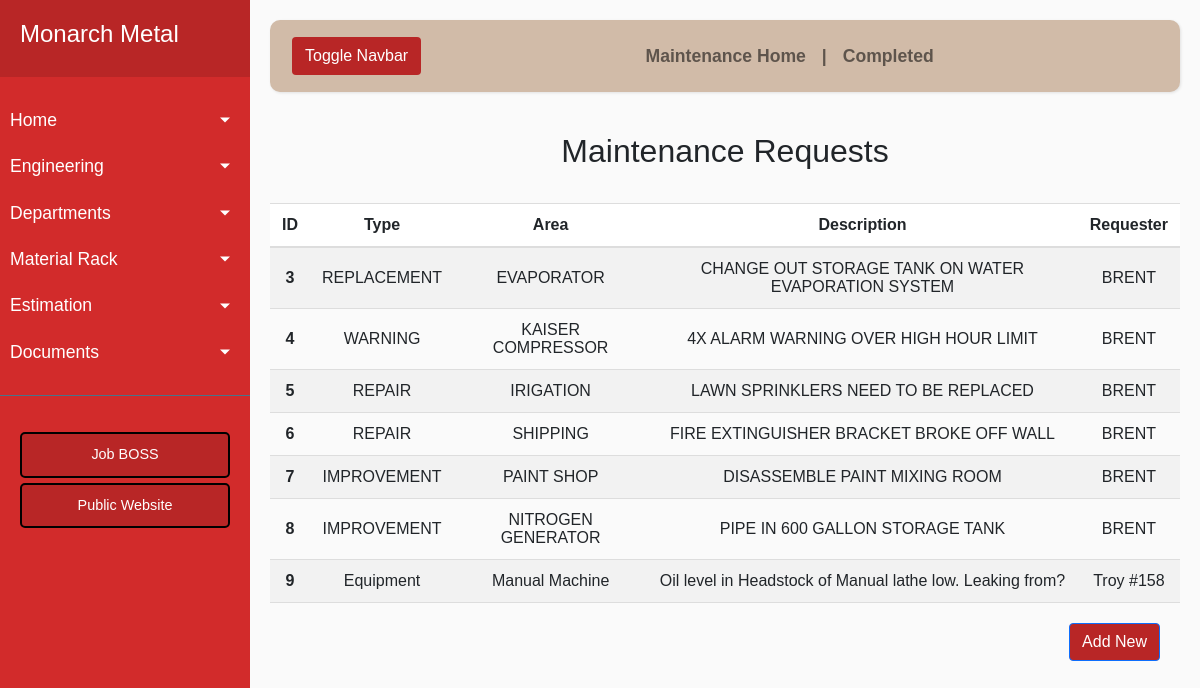
/maintenance, run on an earlier commit of the app's database.
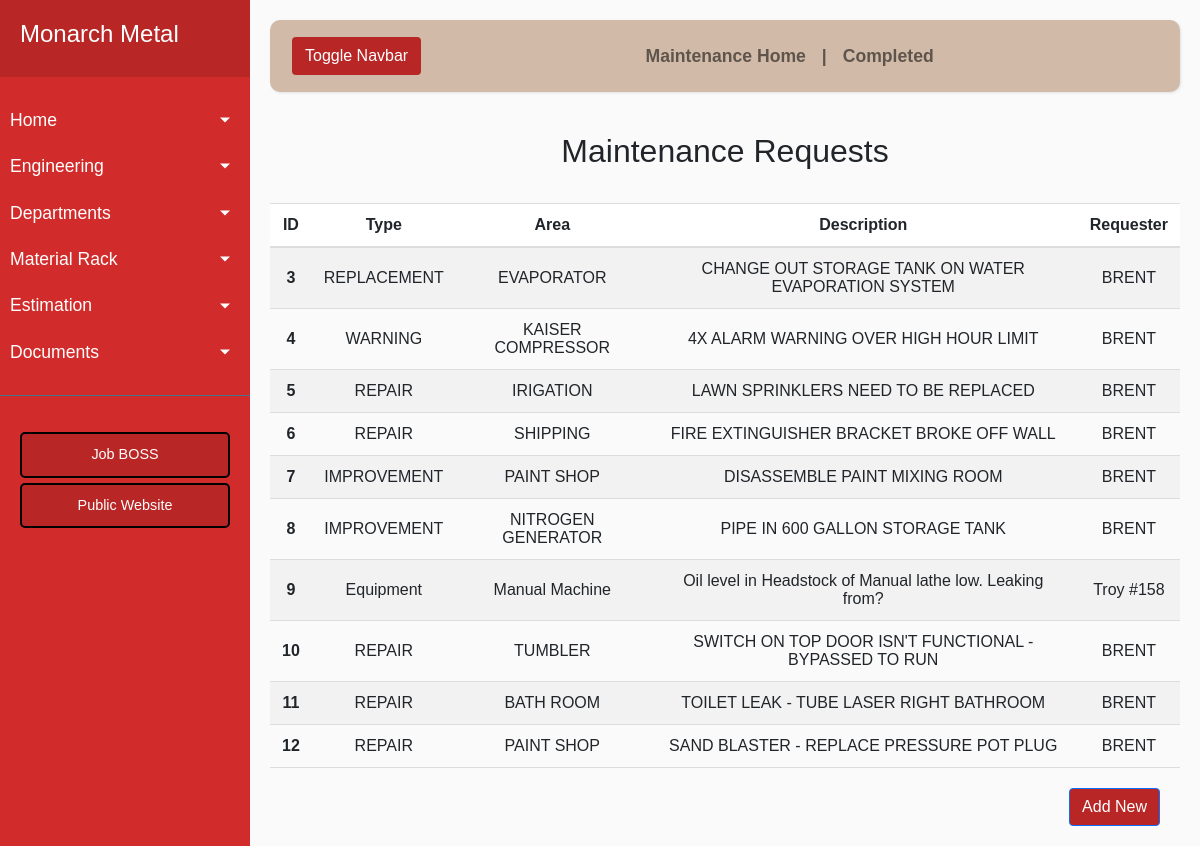
And on a later commit of the database.
### app/models.py (models this page shows, shortened)
class MTodo(Base):
    __tablename__ = 'mtodo'
    id = Column(Integer, primary_key=True)
    rtype = Column(String(120))
    area = Column(String(120))
    desc = Column(String(120))
    name = Column(String(120))
    done = Column(Integer())

### app/routes.py (the view)
@app.route('/maintenance')
def maintenance():
    mtodos = MTodo.query.order_by('id').all()
    return render_template('maintenance.html', title='Monarch Home', mtodos=mtodos)

### app/routes.py (called while the page is built)
@app.teardown_appcontext
def shutdown_session(exception=None):
    db_session.remove()

### app/templates/maintenance.html
{% extends "maintbase.html" %}
{% block content %}
    <h2 align="center">Maintenance Requests</h2>
    <br>
    <body>
        <table id="myTable">
            <tr class="header">
                <th scope="col">ID</th>
                <th scope="col">Type</th>
                <th scope="col">Area</th>
                <th scope="col">Description</th>
                <th scope="col">Requester</th>
            </tr>
            {% for t in mtodos %}
                {% if t.done != 'on' %}
                    <tr id={{ t.id }}>
                        <td><a href="/edit_maint/{{ t.id }}"><span style="font-weight:bold">{{ t.id }}</span></a></th>
                        <td align='center'> {{ t.rtype }} </td>
                        <td align='center'> {{ t.area }} </td>
                        <td align='center'> {{ t.desc }} </td>
                        <td align='center'> {{ t.name }} </td>
                    </tr>
                {% endif %}
            {% endfor %}
        </table>
        <a href="backend_maint">
            <button class="btn btn-block btn-primary todoBtn">Add New</button>
        </a>
    </body>
{% endblock %}

### app/templates/maintbase.html (shortened to what this page needs)
{% include 'navbase.html' %}
    <div id="content">
        <nav class="navbar navbar-expand-lg navbar-light" id="navdrop">
            <div class="container-fluid">
                <button type="button" id="sidebarCollapse" class="btn">
                    <span>Toggle Navbar</span>
                </button>
                <div class="collapse navbar-collapse" id="navbarSupportedContent">
                    <ul class="nav navbar-nav navcent">
                        <li class="nav-item">
                            <a class="nav-link" href="{{ url_for('maintenance') }}">Maintenance Home</a>
                        </li>
                        <li class="nav item nav-link">|</li>
                        <li class="nav-item">
                            <a class="nav-link" href="{{ url_for('completed_maint') }}">Completed</a>
                        </li>
                    </ul>
                </div>
            </div>
        </nav>
        <div>
            <div class="justify-content-center">
                {% block content %}  {% endblock %}
            </div>
        </div>
    </div>

### app/templates/navbase.html (shortened to what this page needs)
<html lang="en">
    <head>
        <link href="https://cdn.jsdelivr.net/npm/bootstrap@5.1.3/dist/css/bootstrap.min.css" rel="stylesheet"
>
        <link rel="stylesheet" href="{{ url_for('static', filename='style.css') }}">
    </head>
<div class="wrapper">
        <nav id="sidebar">
            <div class="sidebar-header">
                <h3><a href="{{ url_for('index') }}">Monarch Metal</a></h3>
            </div>
            <ul class="list-unstyled components">
                <li>
                    <a href="#homeSubmenu" data-toggle="collapse" aria-expanded="false" class="dropdown-toggle">Home</a>
                </li>
                <li>
                    <a href="#engSubmenu" data-toggle="collapse" aria-expanded="false" class="dropdown-toggle">Engineering</a>
                </li>
                <li>
                    <a href="#deptSubmenu" data-toggle="collapse" aria-expanded="false" class="dropdown-toggle">Departments</a>
                </li>
                <li>
                    <a href="#rackSubmenu" data-toggle="collapse" aria-expanded="false" class="dropdown-toggle">Material Rack</a>
                </li>
                <li>
                    <a href="#estSubmenu" data-toggle="collapse" aria-expanded="false" class="dropdown-toggle">Estimation</a>
                </li>
                <li>
                    <a href="#docSubmenu" data-toggle="collapse" aria-expanded="false" class="dropdown-toggle">Documents</a>
                </li>
            </ul>
            <ul class="list-unstyled CTAs">
                <li>
                    <a href="http://e2webserver/E2Shop" target="_blank" class="download">Job BOSS</a>
                </li>
                <li>
                    <a href="https://www.monarchmetalmfg.com/" target="_blank" class="download">Public Website</a>
                </li>
            </ul>
        </nav>
    <body>
    <link rel="stylesheet" href="https://cdnjs.cloudflare.com/ajax/libs/jquery-datetimepicker/2.5.20/jquery.datetimepicker.min.css" />
    </body>
</html>

### app/static/style.css (style rules this page uses)
* { font-family: 'Poppins', sans-serif; }
#myTable { border-collapse: collapse; width: 100%; font-size: 16px; }
#myTable th, #myTable td { text-align: center; padding: 12px; }
#myTable th { background: #ffffff; border-top: 1px solid #ddd; border-bottom: 2px solid #ddd; }
#myTable tr { border-bottom: 1px solid #ddd; }
#myTable tr:nth-child(even) { background-color: #f2f2f2; }
#myTable tr.header, #myTable tr:hover { background-color: #ddd; }
th { text-align: center; }
body { font-family: 'Poppins', sans-serif; background: #fafafa; }
a, a:hover, a:focus { color: inherit; text-decoration: none; transition: all 0.3s; }
.navbar { padding: 15px 10px; background: #fff; border: none; border-radius: 0; margin-bottom: 40px; box-shadow: 1px 1px 3px rgba(0, 0, 0, 0.1); }
.wrapper { display: flex; width: 100%; align-items: stretch; }
#sidebar { min-width: 250px; max-width: 250px; background: #D22B2B; color: #fff; transition: all 0.3s; }
#sidebar .sidebar-header { padding: 20px; background: #B82626; }
#sidebar ul.components { padding: 20px 0; border-bottom: 1px solid #47748b; }
#sidebar ul li a { padding: 10px; font-size: 1.1em; display: block; }
a[data-toggle="collapse"] { position: relative; }
.dropdown-toggle::after { display: block; position: absolute; top: 50%; right: 20px; transform: translateY(-50%); }
ul.CTAs { padding: 20px; }
ul.CTAs a { text-align: center; font-size: 0.9em !important; display: block; border-radius: 5px; margin-bottom: 5px; }
a.download { background: #B82626; color: #fff; border-style: solid; border-color: #000000; border-width: 2px; font-family: 'Poppins', sans-serif; font-size: 1.1em; font-weight: 300; }
#navdrop { background-color: #D1BBA8; border-radius: 10px; font-weight: bold; }
#sidebarCollapse { background: #B82626; color: #fff; }
.navcent { font-size: 1.1em; margin-left: auto; margin-right: auto; }
#content { width: 100%; padding: 20px; min-height: 100vh; transition: all 0.3s; }
h3 { font-size: 1.5em; }
.formBtn, .todoBtn { background-color: #B82626; }
.todoBtn { float: right; margin-right: 20px; margin-top: 20px; }

What changed in the data, as far as the page shows it:
added MTodo: id "10", rtype "REPAIR", area "TUMBLER", desc "SWITCH ON TOP DOOR ISN'T FUNCTIONAL - BYPASSED TO RUN", name "BRENT"
added MTodo: id "11", rtype "REPAIR", area "BATH ROOM", desc "TOILET LEAK - TUBE LASER RIGHT BATHROOM", name "BRENT"
added MTodo: id "12", rtype "REPAIR", area "PAINT SHOP", desc "SAND BLASTER - REPLACE PRESSURE POT PLUG", name "BRENT"
